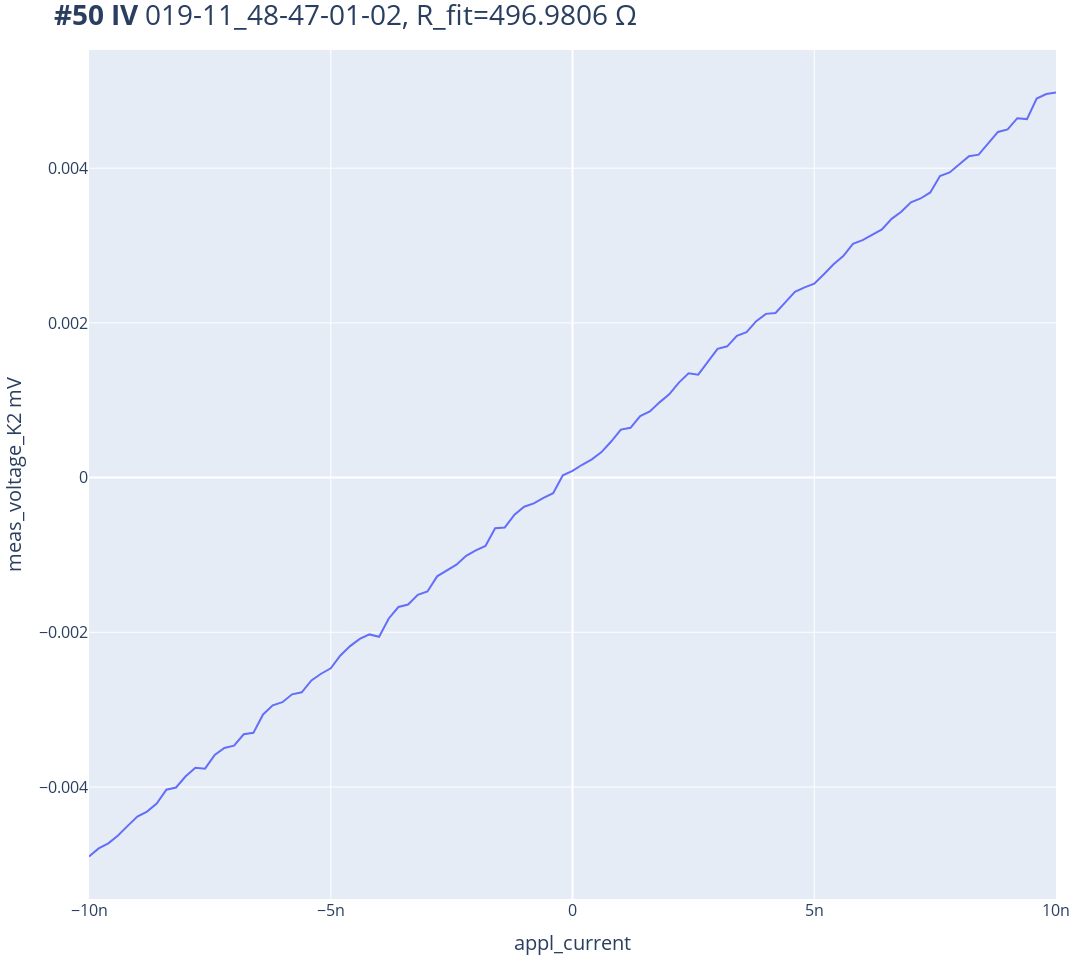
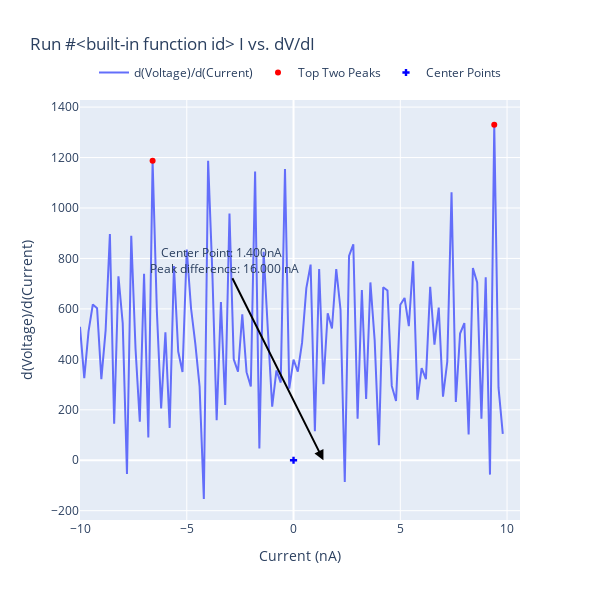

The cell these charts' notebook holds for them, in order:
### Code cell
# I = 1e-6
I = 10e-9
appl_current(-I)
sleep(1)

# exp = qc.new_experiment('IV', sample_name='019_1kOhm')
exp = qc.new_experiment('IV', sample_name='019-11_48-47-01-02')

dataid = do1d(appl_current, -I ,I, 101, 0.01,meas_voltage_K2,)
# dataid = do1d(appl_current, 6e-6 , -6e-6, 251, 0.01, meas_voltage_K1)
# ivvi.set_dacs_zero()

appl_current(0)
# plot = plot_by_id(dataid)
print(f"R = {get_R_from_IV(dataid)}")  
IV(dataid)
IV_diff(dataid)
